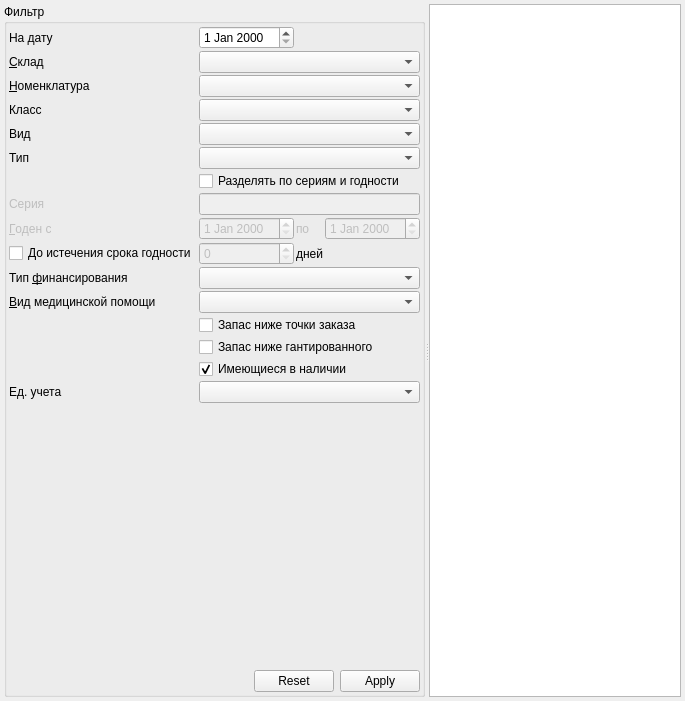
     <widget class="QWidget" name="tabRemaining">
      <attribute name="title">
       <string>Остатки</string>
      </attribute>
      <layout class="QGridLayout" name="gridLayout_4">
       <property name="margin">
        <number>4</number>
       </property>
       <property name="spacing">
        <number>4</number>
       </property>
       <item row="0" column="0" colspan="2">
        <widget class="QSplitter" name="splitterRemainings">
         <property name="frameShape">
          <enum>QFrame::NoFrame</enum>
         </property>
         <property name="orientation">
          <enum>Qt::Horizontal</enum>
         </property>
         <property name="childrenCollapsible">
          <bool>false</bool>
         </property>
         <widget class="QGroupBox" name="grpRemaining">
          <property name="title">
           <string>Фильтр</string>
          </property>
          <layout class="QGridLayout" name="gridLayout_3">
           <property name="margin">
            <number>2</number>
           </property>
           <property name="spacing">
            <number>2</number>
           </property>
           <item row="15" column="1" colspan="4">
            <widget class="CRBComboBox" name="cmbRemainingsFilterUnit">
             <property name="sizePolicy">
              <sizepolicy hsizetype="Expanding" vsizetype="Fixed">
               <horstretch>0</horstretch>
               <verstretch>0</verstretch>
              </sizepolicy>
             </property>
            </widget>
           </item>
           <item row="8" column="3" colspan="2">
            <widget class="CDateEdit" name="edtRemainingsFilterEndShelfTime">
             <property name="enabled">
              <bool>false</bool>
             </property>
             <property name="sizePolicy">
              <sizepolicy hsizetype="Maximum" vsizetype="Fixed">
               <horstretch>0</horstretch>
               <verstretch>0</verstretch>
              </sizepolicy>
             </property>
            </widget>
           </item>
           <item row="8" column="0">
            <widget class="QLabel" name="lblRemainingsFilterBegShelfTime">
             <property name="enabled">
              <bool>false</bool>
             </property>
             <property name="sizePolicy">
              <sizepolicy hsizetype="Maximum" vsizetype="Preferred">
               <horstretch>0</horstretch>
               <verstretch>0</verstretch>
              </sizepolicy>
             </property>
             <property name="text">
              <string>&amp;Годен с</string>
             </property>
             <property name="buddy">
              <cstring>edtRemainingsFilterBegShelfTime</cstring>
             </property>
            </widget>
           </item>
           <item row="3" column="0">
            <widget class="QLabel" name="lblRemainingsFilterNomenclatureClass">
             <property name="text">
              <string>Класс</string>
             </property>
            </widget>
           </item>
           <item row="7" column="0">
            <widget class="QLabel" name="lblRemainingsFilterBatch">
             <property name="enabled">
              <bool>false</bool>
             </property>
             <property name="sizePolicy">
              <sizepolicy hsizetype="Maximum" vsizetype="Preferred">
               <horstretch>0</horstretch>
               <verstretch>0</verstretch>
              </sizepolicy>
             </property>
             <property name="text">
              <string>Серия</string>
             </property>
             <property name="buddy">
              <cstring>edtRemainingsFilterBatch</cstring>
             </property>
            </widget>
           </item>
           <item row="13" column="1" colspan="4">
            <widget class="QCheckBox" name="chkRemainingsFilterOrderQnt">
             <property name="sizePolicy">
              <sizepolicy hsizetype="Expanding" vsizetype="Fixed">
               <horstretch>0</horstretch>
               <verstretch>0</verstretch>
              </sizepolicy>
             </property>
             <property name="text">
              <string>Запас ниже гантированного</string>
             </property>
            </widget>
           </item>
           <item row="6" column="1" colspan="4">
            <widget class="QCheckBox" name="chkRemainingsFilterGroupByBatch">
             <property name="sizePolicy">
              <sizepolicy hsizetype="Expanding" vsizetype="Fixed">
               <horstretch>0</horstretch>
               <verstretch>0</verstretch>
              </sizepolicy>
             </property>
             <property name="text">
              <string>Разделять по сериям и годности</string>
             </property>
            </widget>
           </item>
           <item row="12" column="1" colspan="4">
            <widget class="QCheckBox" name="chkRemainingsFilterConstrainedQnt">
             <property name="sizePolicy">
              <sizepolicy hsizetype="Expanding" vsizetype="Fixed">
               <horstretch>0</horstretch>
               <verstretch>0</verstretch>
              </sizepolicy>
             </property>
             <property name="text">
              <string>Запас ниже точки заказа</string>
             </property>
            </widget>
           </item>
           <item row="0" column="0">
            <widget class="QLabel" name="lblRemainingsFilterDate">
             <property name="sizePolicy">
              <sizepolicy hsizetype="Maximum" vsizetype="Preferred">
               <horstretch>0</horstretch>
               <verstretch>0</verstretch>
              </sizepolicy>
             </property>
             <property name="text">
              <string>На дату</string>
             </property>
             <property name="buddy">
              <cstring>edtRemainingsFilterDate</cstring>
             </property>
            </widget>
           </item>
           <item row="1" column="0">
            <widget class="QLabel" name="lblRemainingsFilterStorage">
             <property name="sizePolicy">
              <sizepolicy hsizetype="Maximum" vsizetype="Preferred">
               <horstretch>0</horstretch>
               <verstretch>0</verstretch>
              </sizepolicy>
             </property>
             <property name="text">
              <string>&amp;Склад</string>
             </property>
             <property name="buddy">
              <cstring>cmbRemainingsFilterStorage</cstring>
             </property>
            </widget>
           </item>
           <item row="2" column="1" colspan="4">
            <widget class="CNomenclatureComboBox" name="cmbRemainingsFilterNomenclature">
             <property name="sizePolicy">
              <sizepolicy hsizetype="Expanding" vsizetype="Fixed">
               <horstretch>0</horstretch>
               <verstretch>0</verstretch>
              </sizepolicy>
             </property>
            </widget>
           </item>
           <item row="10" column="1" colspan="4">
            <widget class="CRBComboBox" name="cmbRemainingsFilterFinance">
             <property name="sizePolicy">
              <sizepolicy hsizetype="Expanding" vsizetype="Fixed">
               <horstretch>0</horstretch>
               <verstretch>0</verstretch>
              </sizepolicy>
             </property>
            </widget>
           </item>
           <item row="16" column="0" colspan="5">
            <spacer name="verticalSpacer_2">
             <property name="orientation">
              <enum>Qt::Vertical</enum>
             </property>
             <property name="sizeHint" stdset="0">
              <size>
               <width>20</width>
               <height>265</height>
              </size>
             </property>
            </spacer>
           </item>
           <item row="0" column="1">
            <widget class="CDateEdit" name="edtRemainingsFilterDate">
             <property name="sizePolicy">
              <sizepolicy hsizetype="Maximum" vsizetype="Fixed">
               <horstretch>0</horstretch>
               <verstretch>0</verstretch>
              </sizepolicy>
             </property>
            </widget>
           </item>
           <item row="14" column="1" colspan="4">
            <widget class="QCheckBox" name="chkRemainingsFilterAvailable">
             <property name="text">
              <string>Имеющиеся в наличии</string>
             </property>
             <property name="checked">
              <bool>true</bool>
             </property>
            </widget>
           </item>
           <item row="7" column="1" colspan="4">
            <widget class="QLineEdit" name="edtRemainingsFilterBatch">
             <property name="enabled">
              <bool>false</bool>
             </property>
             <property name="sizePolicy">
              <sizepolicy hsizetype="Expanding" vsizetype="Fixed">
               <horstretch>0</horstretch>
               <verstretch>0</verstretch>
              </sizepolicy>
             </property>
            </widget>
           </item>
           <item row="2" column="0">
            <widget class="QLabel" name="lblRemainingsFilterNomenclature">
             <property name="sizePolicy">
              <sizepolicy hsizetype="Maximum" vsizetype="Preferred">
               <horstretch>0</horstretch>
               <verstretch>0</verstretch>
              </sizepolicy>
             </property>
             <property name="text">
              <string>&amp;Номенклатура</string>
             </property>
             <property name="buddy">
              <cstring>cmbRemainingsFilterNomenclature</cstring>
             </property>
            </widget>
           </item>
           <item row="10" column="0">
            <widget class="QLabel" name="lblRemainingsFilterFinance">
             <property name="sizePolicy">
              <sizepolicy hsizetype="Maximum" vsizetype="Preferred">
               <horstretch>0</horstretch>
               <verstretch>0</verstretch>
              </sizepolicy>
             </property>
             <property name="text">
              <string>Тип &amp;финансирования</string>
             </property>
             <property name="buddy">
              <cstring>cmbRemainingsFilterFinance</cstring>
             </property>
            </widget>
           </item>
           <item row="17" column="0" colspan="5">
            <layout class="QHBoxLayout" name="horizontalLayout_3">
             <property name="spacing">
              <number>2</number>
             </property>
             <property name="sizeConstraint">
              <enum>QLayout::SetMaximumSize</enum>
             </property>
             <item>
              <spacer name="horizontalSpacer_9">
               <property name="orientation">
                <enum>Qt::Horizontal</enum>
               </property>
               <property name="sizeHint" stdset="0">
                <size>
                 <width>40</width>
                 <height>20</height>
                </size>
               </property>
              </spacer>
             </item>
             <item>
              <widget class="CApplyResetDialogButtonBox" name="bbxRemainingsFilter">
               <property name="sizePolicy">
                <sizepolicy hsizetype="Maximum" vsizetype="Fixed">
                 <horstretch>0</horstretch>
                 <verstretch>0</verstretch>
                </sizepolicy>
               </property>
               <property name="standardButtons">
                <set>QDialogButtonBox::Apply|QDialogButtonBox::Reset</set>
               </property>
              </widget>
             </item>
            </layout>
           </item>
           <item row="1" column="1" colspan="4">
            <widget class="CStorageComboBox" name="cmbRemainingsFilterStorage">
             <property name="sizePolicy">
              <sizepolicy hsizetype="Expanding" vsizetype="Fixed">
               <horstretch>0</horstretch>
               <verstretch>0</verstretch>
              </sizepolicy>
             </property>
            </widget>
           </item>
           <item row="15" column="0">
            <widget class="QLabel" name="lblRemainingsFilterUnit">
             <property name="sizePolicy">
              <sizepolicy hsizetype="Maximum" vsizetype="Preferred">
               <horstretch>0</horstretch>
               <verstretch>0</verstretch>
              </sizepolicy>
             </property>
             <property name="text">
              <string>Ед. учета</string>
             </property>
             <property name="buddy">
              <cstring>cmbRemainingsFilterFinance</cstring>
             </property>
            </widget>
           </item>
           <item row="11" column="1" colspan="4">
            <widget class="CRBComboBox" name="cmbRemainingsMedicalAidKind"/>
           </item>
           <item row="8" column="2">
            <widget class="QLabel" name="lblRemainingsFilterEndShelfTime">
             <property name="enabled">
              <bool>false</bool>
             </property>
             <property name="sizePolicy">
              <sizepolicy hsizetype="Maximum" vsizetype="Preferred">
               <horstretch>0</horstretch>
               <verstretch>0</verstretch>
              </sizepolicy>
             </property>
             <property name="text">
              <string>по </string>
             </property>
             <property name="buddy">
              <cstring>edtRemainingsFilterEndShelfTime</cstring>
             </property>
            </widget>
           </item>
           <item row="5" column="0">
            <widget class="QLabel" name="lblRemainingsFilterNomenclatureType">
             <property name="text">
              <string>Тип</string>
             </property>
            </widget>
           </item>
           <item row="4" column="1" colspan="4">
            <widget class="CRBComboBox" name="cmbRemainingsFilterNomenclatureKind"/>
           </item>
           <item row="11" column="0">
            <widget class="QLabel" name="lblRemainingsMedicalAidKind">
             <property name="text">
              <string>&amp;Вид медицинской помощи</string>
             </property>
             <property name="buddy">
              <cstring>cmbRemainingsMedicalAidKind</cstring>
             </property>
            </widget>
           </item>
           <item row="5" column="1" colspan="4">
            <widget class="CRBComboBox" name="cmbRemainingsFilterNomenclatureType"/>
           </item>
           <item row="8" column="1">
            <widget class="CDateEdit" name="edtRemainingsFilterBegShelfTime">
             <property name="enabled">
              <bool>false</bool>
             </property>
             <property name="sizePolicy">
              <sizepolicy hsizetype="Maximum" vsizetype="Fixed">
               <horstretch>0</horstretch>
               <verstretch>0</verstretch>
              </sizepolicy>
             </property>
            </widget>
           </item>
           <item row="3" column="1" colspan="4">
            <widget class="CRBComboBox" name="cmbRemainingsFilterNomenclatureClass"/>
           </item>
           <item row="4" column="0">
            <widget class="QLabel" name="lblRemainingsFilterNomenclatureKind">
             <property name="text">
              <string>Вид</string>
             </property>
            </widget>
           </item>
           <item row="9" column="1">
            <widget class="QSpinBox" name="edtRemainingsFilterFinishShelfTimeDays">
             <property name="enabled">
              <bool>false</bool>
             </property>
             <property name="maximum">
              <number>999999999</number>
             </property>
            </widget>
           </item>
           <item row="9" column="0">
            <widget class="QCheckBox" name="chkRemainingsFilterFinishShelfTime">
             <property name="text">
              <string>До истечения срока годности</string>
             </property>
            </widget>
           </item>
           <item row="9" column="2">
            <widget class="QLabel" name="lblRemainingsFilterFinishShelfTimeDays">
             <property name="text">
              <string>дней</string>
             </property>
            </widget>
           </item>
          </layout>
         </widget>
         <widget class="CInDocTableView" name="tblRemainings"/>
        </widget>
       </item>
      </layout>
     </widget>
